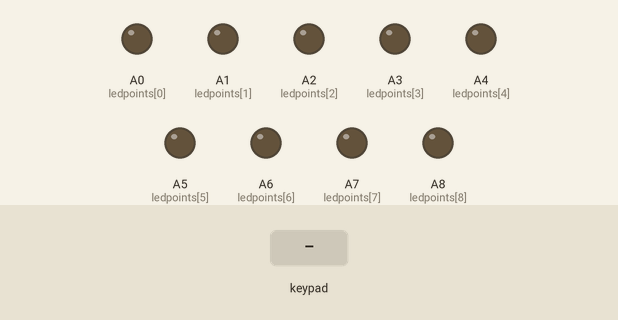
A sketch run on a simulated Arduino Mega 2560, built with avr-gcc and run on an emulated ATmega2560. Parts: output pins drawn as LEDs (lit = HIGH). The test bench sets the inputs (shaded band).

Above: at 1.2 s.
1.3 s: keypad keys 1 2 = pressed 0.4 s apart
At 1.9 s:
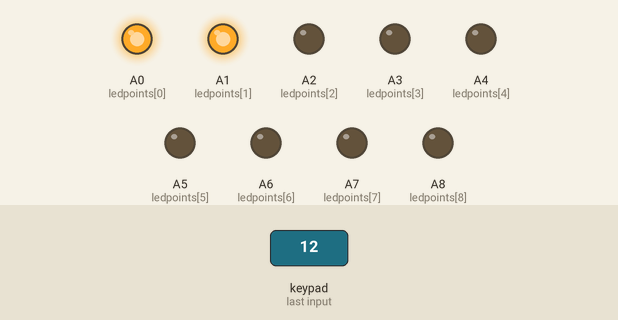
At 2.7 s:
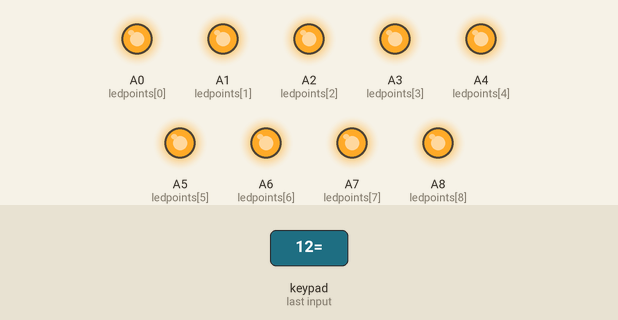
Timing chart, 0 to 4.3 s (numbered marks = the images above; inputs shaded):
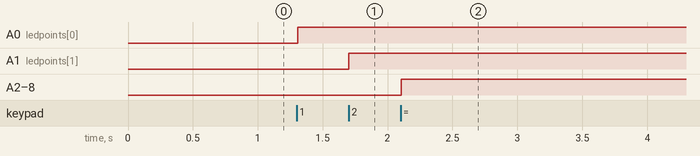

The sketch:

1.ino
```cpp
#include <Keypad.h>

const byte ledpoints[9] = {A0, A1, A2, A3, A4, A5, A6, A7, A8};
const byte rowsnum = 4;
const byte colsnum = 4;
byte rowpoints[rowsnum] = {22, 23, 24, 25};
byte colpoints[colsnum] = {26, 27, 28, 29};
char keys[rowsnum][colsnum] = {
  {'7', '8', '9', '/'},
  {'4', '5', '6', '*'},
  {'1', '2', '3', '-'},
  {'o', '0', '=', '+'}
};


Keypad keypad = Keypad( makeKeymap(keys), rowpoints, colpoints, rowsnum, colsnum );

void setup() {
  for (byte i = 0; i < 9; i++)
    pinMode(ledpoints[i], OUTPUT);
}

void loop() {
  char key = keypad.getKey();
  if (key) {
    for (byte i = 0; i < (key - '0'); i++) {
      digitalWrite(ledpoints[i], HIGH);
    }
  }
};
```

Measured:
- after the input at 1.3 s, A0 (ledpoints[0]): LOW → HIGH at once; A1 (ledpoints[1]): LOW → HIGH after 0.40 s; A2 (ledpoints[2]), A3 (ledpoints[3]), A4 (ledpoints[4]), A5 (ledpoints[5]), A6 (ledpoints[6]), A7 (ledpoints[7]), A8 (ledpoints[8]): LOW → HIGH after 0.80 s
